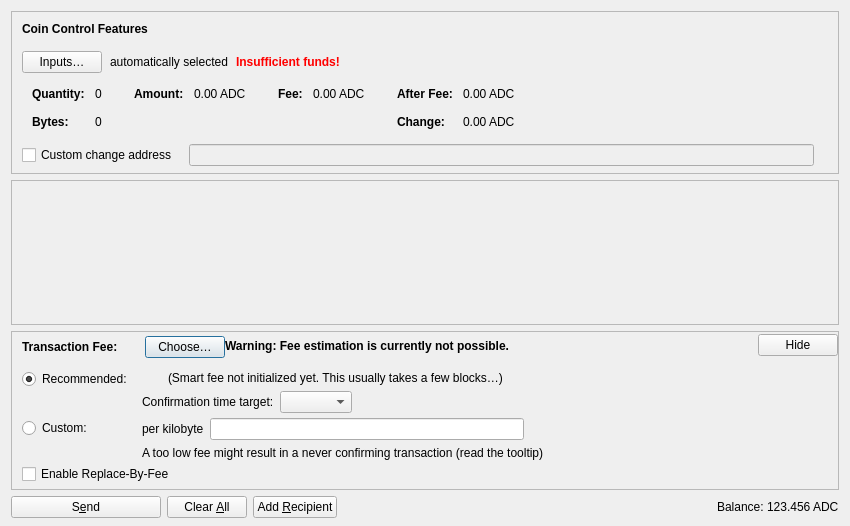
<?xml version="1.0" encoding="UTF-8"?>
<ui version="4.0">
 <class>SendCoinsDialog</class>
 <widget class="QDialog" name="SendCoinsDialog">
  <property name="geometry">
   <rect>
    <x>0</x>
    <y>0</y>
    <width>850</width>
    <height>526</height>
   </rect>
  </property>
  <property name="windowTitle">
   <string>Send Coins</string>
  </property>
  <layout class="QVBoxLayout" name="verticalLayout" stretch="0,1,0,0">
   <property name="bottomMargin">
    <number>8</number>
   </property>
   <item>
    <widget class="QFrame" name="frameCoinControl">
     <property name="sizePolicy">
      <sizepolicy hsizetype="Expanding" vsizetype="Expanding">
       <horstretch>0</horstretch>
       <verstretch>0</verstretch>
      </sizepolicy>
     </property>
     <property name="maximumSize">
      <size>
       <width>16777215</width>
       <height>16777215</height>
      </size>
     </property>
     <property name="frameShape">
      <enum>QFrame::StyledPanel</enum>
     </property>
     <property name="frameShadow">
      <enum>QFrame::Sunken</enum>
     </property>
     <layout class="QVBoxLayout" name="verticalLayoutCoinControl2">
      <property name="spacing">
       <number>0</number>
      </property>
      <property name="leftMargin">
       <number>0</number>
      </property>
      <property name="topMargin">
       <number>0</number>
      </property>
      <property name="rightMargin">
       <number>0</number>
      </property>
      <property name="bottomMargin">
       <number>6</number>
      </property>
      <item>
       <layout class="QVBoxLayout" name="verticalLayoutCoinControl" stretch="0,0,0,0,1">
        <property name="spacing">
         <number>0</number>
        </property>
        <property name="leftMargin">
         <number>10</number>
        </property>
        <property name="topMargin">
         <number>10</number>
        </property>
        <item>
         <layout class="QHBoxLayout" name="horizontalLayoutCoinControl1">
          <property name="bottomMargin">
           <number>15</number>
          </property>
          <item>
           <widget class="QLabel" name="labelCoinControlFeatures">
            <property name="sizePolicy">
             <sizepolicy hsizetype="Preferred" vsizetype="Maximum">
              <horstretch>0</horstretch>
              <verstretch>0</verstretch>
             </sizepolicy>
            </property>
            <property name="font">
             <font>
              <weight>75</weight>
              <bold>true</bold>
             </font>
            </property>
            <property name="styleSheet">
             <string notr="true">font-weight:bold;</string>
            </property>
            <property name="text">
             <string>Coin Control Features</string>
            </property>
           </widget>
          </item>
         </layout>
        </item>
        <item>
         <layout class="QHBoxLayout" name="horizontalLayoutCoinControl2" stretch="0,0,0,0">
          <property name="spacing">
           <number>8</number>
          </property>
          <property name="bottomMargin">
           <number>10</number>
          </property>
          <item>
           <widget class="QPushButton" name="pushButtonCoinControl">
            <property name="styleSheet">
             <string notr="true"/>
            </property>
            <property name="text">
             <string>Inputs…</string>
            </property>
            <property name="autoDefault">
             <bool>false</bool>
            </property>
           </widget>
          </item>
          <item>
           <widget class="QLabel" name="labelCoinControlAutomaticallySelected">
            <property name="text">
             <string>automatically selected</string>
            </property>
            <property name="margin">
             <number>5</number>
            </property>
           </widget>
          </item>
          <item>
           <widget class="QLabel" name="labelCoinControlInsuffFunds">
            <property name="font">
             <font>
              <weight>75</weight>
              <bold>true</bold>
             </font>
            </property>
            <property name="styleSheet">
             <string notr="true">color:red;font-weight:bold;</string>
            </property>
            <property name="text">
             <string>Insufficient funds!</string>
            </property>
            <property name="margin">
             <number>5</number>
            </property>
           </widget>
          </item>
          <item>
           <spacer name="horizontalSpacerCoinControl">
            <property name="orientation">
             <enum>Qt::Horizontal</enum>
            </property>
            <property name="sizeHint" stdset="0">
             <size>
              <width>40</width>
              <height>1</height>
             </size>
            </property>
           </spacer>
          </item>
         </layout>
        </item>
        <item>
         <widget class="QWidget" name="widgetCoinControl" native="true">
          <property name="sizePolicy">
           <sizepolicy hsizetype="Preferred" vsizetype="Preferred">
            <horstretch>0</horstretch>
            <verstretch>0</verstretch>
           </sizepolicy>
          </property>
          <property name="minimumSize">
           <size>
            <width>0</width>
            <height>0</height>
           </size>
          </property>
          <property name="styleSheet">
           <string notr="true"/>
          </property>
          <layout class="QHBoxLayout" name="horizontalLayoutCoinControl5">
           <property name="leftMargin">
            <number>0</number>
           </property>
           <property name="topMargin">
            <number>0</number>
           </property>
           <property name="rightMargin">
            <number>0</number>
           </property>
           <property name="bottomMargin">
            <number>0</number>
           </property>
           <item>
            <layout class="QHBoxLayout" name="horizontalLayoutCoinControl3" stretch="0,0,0,1">
             <property name="spacing">
              <number>20</number>
             </property>
             <property name="topMargin">
              <number>0</number>
             </property>
             <property name="bottomMargin">
              <number>10</number>
             </property>
             <item>
              <layout class="QFormLayout" name="formLayoutCoinControl1">
               <property name="labelAlignment">
                <set>Qt::AlignLeft|Qt::AlignVCenter</set>
               </property>
               <property name="horizontalSpacing">
                <number>10</number>
               </property>
               <property name="verticalSpacing">
                <number>14</number>
               </property>
               <property name="leftMargin">
                <number>10</number>
               </property>
               <property name="topMargin">
                <number>4</number>
               </property>
               <property name="rightMargin">
                <number>6</number>
               </property>
               <item row="0" column="0">
                <widget class="QLabel" name="labelCoinControlQuantityText">
                 <property name="font">
                  <font>
                   <weight>75</weight>
                   <bold>true</bold>
                  </font>
                 </property>
                 <property name="text">
                  <string>Quantity:</string>
                 </property>
                 <property name="margin">
                  <number>0</number>
                 </property>
                </widget>
               </item>
               <item row="0" column="1">
                <widget class="QLabel" name="labelCoinControlQuantity">
                 <property name="cursor">
                  <cursorShape>IBeamCursor</cursorShape>
                 </property>
                 <property name="contextMenuPolicy">
                  <enum>Qt::ActionsContextMenu</enum>
                 </property>
                 <property name="text">
                  <string notr="true">0</string>
                 </property>
                 <property name="margin">
                  <number>0</number>
                 </property>
                 <property name="textInteractionFlags">
                  <set>Qt::LinksAccessibleByMouse|Qt::TextSelectableByKeyboard|Qt::TextSelectableByMouse</set>
                 </property>
                </widget>
               </item>
               <item row="1" column="0">
                <widget class="QLabel" name="labelCoinControlBytesText">
                 <property name="font">
                  <font>
                   <weight>75</weight>
                   <bold>true</bold>
                  </font>
                 </property>
                 <property name="text">
                  <string>Bytes:</string>
                 </property>
                </widget>
               </item>
               <item row="1" column="1">
                <widget class="QLabel" name="labelCoinControlBytes">
                 <property name="cursor">
                  <cursorShape>IBeamCursor</cursorShape>
                 </property>
                 <property name="contextMenuPolicy">
                  <enum>Qt::ActionsContextMenu</enum>
                 </property>
                 <property name="text">
                  <string notr="true">0</string>
                 </property>
                 <property name="textInteractionFlags">
                  <set>Qt::LinksAccessibleByMouse|Qt::TextSelectableByKeyboard|Qt::TextSelectableByMouse</set>
                 </property>
                </widget>
               </item>
              </layout>
             </item>
             <item>
              <layout class="QFormLayout" name="formLayoutCoinControl2">
               <property name="horizontalSpacing">
                <number>10</number>
               </property>
               <property name="verticalSpacing">
                <number>14</number>
               </property>
               <property name="leftMargin">
                <number>6</number>
               </property>
               <property name="topMargin">
                <number>4</number>
               </property>
               <property name="rightMargin">
                <number>6</number>
               </property>
               <item row="0" column="0">
                <widget class="QLabel" name="labelCoinControlAmountText">
                 <property name="font">
                  <font>
                   <weight>75</weight>
                   <bold>true</bold>
                  </font>
                 </property>
                 <property name="text">
                  <string>Amount:</string>
                 </property>
                 <property name="margin">
                  <number>0</number>
                 </property>
                </widget>
               </item>
               <item row="0" column="1">
                <widget class="QLabel" name="labelCoinControlAmount">
                 <property name="cursor">
                  <cursorShape>IBeamCursor</cursorShape>
                 </property>
                 <property name="contextMenuPolicy">
                  <enum>Qt::ActionsContextMenu</enum>
                 </property>
                 <property name="text">
                  <string notr="true">0.00 ADC</string>
                 </property>
                 <property name="textInteractionFlags">
                  <set>Qt::LinksAccessibleByMouse|Qt::TextSelectableByKeyboard|Qt::TextSelectableByMouse</set>
                 </property>
                </widget>
               </item>
              </layout>
             </item>
             <item>
              <layout class="QFormLayout" name="formLayoutCoinControl3">
               <property name="horizontalSpacing">
                <number>10</number>
               </property>
               <property name="verticalSpacing">
                <number>14</number>
               </property>
               <property name="leftMargin">
                <number>6</number>
               </property>
               <property name="topMargin">
                <number>4</number>
               </property>
               <property name="rightMargin">
                <number>6</number>
               </property>
               <item row="0" column="0">
                <widget class="QLabel" name="labelCoinControlFeeText">
                 <property name="font">
                  <font>
                   <weight>75</weight>
                   <bold>true</bold>
                  </font>
                 </property>
                 <property name="text">
                  <string>Fee:</string>
                 </property>
                 <property name="margin">
                  <number>0</number>
                 </property>
                </widget>
               </item>
               <item row="0" column="1">
                <widget class="QLabel" name="labelCoinControlFee">
                 <property name="cursor">
                  <cursorShape>IBeamCursor</cursorShape>
                 </property>
                 <property name="contextMenuPolicy">
                  <enum>Qt::ActionsContextMenu</enum>
                 </property>
                 <property name="text">
                  <string notr="true">0.00 ADC</string>
                 </property>
                 <property name="textInteractionFlags">
                  <set>Qt::LinksAccessibleByMouse|Qt::TextSelectableByKeyboard|Qt::TextSelectableByMouse</set>
                 </property>
                </widget>
               </item>
              </layout>
             </item>
             <item>
              <layout class="QFormLayout" name="formLayoutCoinControl4">
               <property name="labelAlignment">
                <set>Qt::AlignLeft|Qt::AlignVCenter</set>
               </property>
               <property name="horizontalSpacing">
                <number>10</number>
               </property>
               <property name="verticalSpacing">
                <number>14</number>
               </property>
               <property name="leftMargin">
                <number>6</number>
               </property>
               <property name="topMargin">
                <number>4</number>
               </property>
               <property name="rightMargin">
                <number>6</number>
               </property>
               <item row="0" column="0">
                <widget class="QLabel" name="labelCoinControlAfterFeeText">
                 <property name="font">
                  <font>
                   <weight>75</weight>
                   <bold>true</bold>
                  </font>
                 </property>
                 <property name="text">
                  <string>After Fee:</string>
                 </property>
                 <property name="margin">
                  <number>0</number>
                 </property>
                </widget>
               </item>
               <item row="0" column="1">
                <widget class="QLabel" name="labelCoinControlAfterFee">
                 <property name="cursor">
                  <cursorShape>IBeamCursor</cursorShape>
                 </property>
                 <property name="contextMenuPolicy">
                  <enum>Qt::ActionsContextMenu</enum>
                 </property>
                 <property name="text">
                  <string notr="true">0.00 ADC</string>
                 </property>
                 <property name="textInteractionFlags">
                  <set>Qt::LinksAccessibleByMouse|Qt::TextSelectableByKeyboard|Qt::TextSelectableByMouse</set>
                 </property>
                </widget>
               </item>
               <item row="1" column="0">
                <widget class="QLabel" name="labelCoinControlChangeText">
                 <property name="font">
                  <font>
                   <weight>75</weight>
                   <bold>true</bold>
                  </font>
                 </property>
                 <property name="text">
                  <string>Change:</string>
                 </property>
                </widget>
               </item>
               <item row="1" column="1">
                <widget class="QLabel" name="labelCoinControlChange">
                 <property name="cursor">
                  <cursorShape>IBeamCursor</cursorShape>
                 </property>
                 <property name="contextMenuPolicy">
                  <enum>Qt::ActionsContextMenu</enum>
                 </property>
                 <property name="text">
                  <string notr="true">0.00 ADC</string>
                 </property>
                 <property name="textInteractionFlags">
                  <set>Qt::LinksAccessibleByMouse|Qt::TextSelectableByKeyboard|Qt::TextSelectableByMouse</set>
                 </property>
                </widget>
               </item>
              </layout>
             </item>
            </layout>
           </item>
          </layout>
         </widget>
        </item>
        <item>
         <layout class="QHBoxLayout" name="horizontalLayoutCoinControl4" stretch="0,0,0">
          <property name="spacing">
           <number>12</number>
          </property>
          <property name="sizeConstraint">
           <enum>QLayout::SetDefaultConstraint</enum>
          </property>
          <property name="topMargin">
           <number>5</number>
          </property>
          <property name="rightMargin">
           <number>5</number>
          </property>
          <item>
           <widget class="QCheckBox" name="checkBoxCoinControlChange">
            <property name="toolTip">
             <string>If this is activated, but the change address is empty or invalid, change will be sent to a newly generated address.</string>
            </property>
            <property name="text">
             <string>Custom change address</string>
            </property>
           </widget>
          </item>
          <item>
           <widget class="QValidatedLineEdit" name="lineEditCoinControlChange">
            <property name="enabled">
             <bool>false</bool>
            </property>
            <property name="sizePolicy">
             <sizepolicy hsizetype="Expanding" vsizetype="Fixed">
              <horstretch>0</horstretch>
              <verstretch>0</verstretch>
             </sizepolicy>
            </property>
           </widget>
          </item>
          <item>
           <widget class="QLabel" name="labelCoinControlChangeLabel">
            <property name="sizePolicy">
             <sizepolicy hsizetype="Preferred" vsizetype="Expanding">
              <horstretch>0</horstretch>
              <verstretch>0</verstretch>
             </sizepolicy>
            </property>
            <property name="minimumSize">
             <size>
              <width>0</width>
              <height>0</height>
             </size>
            </property>
            <property name="text">
             <string/>
            </property>
            <property name="margin">
             <number>3</number>
            </property>
           </widget>
          </item>
         </layout>
        </item>
        <item>
         <spacer name="verticalSpacerCoinControl">
          <property name="orientation">
           <enum>Qt::Vertical</enum>
          </property>
          <property name="sizeHint" stdset="0">
           <size>
            <width>800</width>
            <height>1</height>
           </size>
          </property>
         </spacer>
        </item>
       </layout>
      </item>
     </layout>
    </widget>
   </item>
   <item>
    <widget class="QScrollArea" name="scrollArea">
     <property name="widgetResizable">
      <bool>true</bool>
     </property>
     <widget class="QWidget" name="scrollAreaWidgetContents">
      <property name="geometry">
       <rect>
        <x>0</x>
        <y>0</y>
        <width>830</width>
        <height>104</height>
       </rect>
      </property>
      <layout class="QVBoxLayout" name="verticalLayout_2" stretch="0,1">
       <property name="leftMargin">
        <number>0</number>
       </property>
       <property name="topMargin">
        <number>0</number>
       </property>
       <property name="rightMargin">
        <number>0</number>
       </property>
       <property name="bottomMargin">
        <number>0</number>
       </property>
       <item>
        <layout class="QVBoxLayout" name="entries">
         <property name="spacing">
          <number>6</number>
         </property>
        </layout>
       </item>
       <item>
        <spacer name="verticalSpacer">
         <property name="orientation">
          <enum>Qt::Vertical</enum>
         </property>
         <property name="sizeHint" stdset="0">
          <size>
           <width>20</width>
           <height>40</height>
          </size>
         </property>
        </spacer>
       </item>
      </layout>
     </widget>
    </widget>
   </item>
   <item>
    <widget class="QFrame" name="frameFee">
     <property name="sizePolicy">
      <sizepolicy hsizetype="Expanding" vsizetype="Expanding">
       <horstretch>0</horstretch>
       <verstretch>0</verstretch>
      </sizepolicy>
     </property>
     <property name="maximumSize">
      <size>
       <width>16777215</width>
       <height>16777215</height>
      </size>
     </property>
     <property name="frameShape">
      <enum>QFrame::StyledPanel</enum>
     </property>
     <property name="frameShadow">
      <enum>QFrame::Sunken</enum>
     </property>
     <layout class="QVBoxLayout" name="verticalLayoutFee1">
      <property name="spacing">
       <number>0</number>
      </property>
      <property name="leftMargin">
       <number>0</number>
      </property>
      <property name="topMargin">
       <number>0</number>
      </property>
      <property name="rightMargin">
       <number>0</number>
      </property>
      <property name="bottomMargin">
       <number>0</number>
      </property>
      <item>
       <layout class="QVBoxLayout" name="verticalLayoutFee2" stretch="0,0,0">
        <property name="spacing">
         <number>0</number>
        </property>
        <property name="leftMargin">
         <number>10</number>
        </property>
        <property name="topMargin">
         <number>0</number>
        </property>
        <item>
         <layout class="QHBoxLayout" name="horizontalLayoutFee1">
          <property name="bottomMargin">
           <number>0</number>
          </property>
          <item>
           <layout class="QVBoxLayout" name="verticalLayoutFee7">
            <property name="spacing">
             <number>0</number>
            </property>
            <item>
             <spacer name="verticalSpacerSmartFee">
              <property name="orientation">
               <enum>Qt::Vertical</enum>
              </property>
              <property name="sizeType">
               <enum>QSizePolicy::Fixed</enum>
              </property>
              <property name="sizeHint" stdset="0">
               <size>
                <width>1</width>
                <height>4</height>
               </size>
              </property>
             </spacer>
            </item>
            <item>
             <layout class="QHBoxLayout" name="horizontalLayoutSmartFee">
              <property name="spacing">
               <number>10</number>
              </property>
              <item>
               <widget class="QLabel" name="labelFeeHeadline">
                <property name="sizePolicy">
                 <sizepolicy hsizetype="Preferred" vsizetype="Maximum">
                  <horstretch>0</horstretch>
                  <verstretch>0</verstretch>
                 </sizepolicy>
                </property>
                <property name="font">
                 <font>
                  <weight>75</weight>
                  <bold>true</bold>
                 </font>
                </property>
                <property name="styleSheet">
                 <string notr="true">font-weight:bold;</string>
                </property>
                <property name="text">
                 <string>Transaction Fee:</string>
                </property>
               </widget>
              </item>
              <item>
               <widget class="QLabel" name="labelFeeMinimized">
                <property name="text">
                 <string/>
                </property>
               </widget>
              </item>
              <item>
               <widget class="QPushButton" name="buttonChooseFee">
                <property name="text">
                 <string>Choose…</string>
                </property>
               </widget>
              </item>
             </layout>
            </item>
            <item>
             <spacer name="verticalSpacer_5">
              <property name="orientation">
               <enum>Qt::Vertical</enum>
              </property>
              <property name="sizeHint" stdset="0">
               <size>
                <width>1</width>
                <height>1</height>
               </size>
              </property>
             </spacer>
            </item>
           </layout>
          </item>
          <item>
           <widget class="QLabel" name="fallbackFeeWarningLabel">
            <property name="toolTip">
             <string>Using the fallbackfee can result in sending a transaction that will take several hours or days (or never) to confirm. Consider choosing your fee manually or wait until you have validated the complete chain.</string>
            </property>
            <property name="font">
            <font>
                <weight>75</weight>
                <bold>true</bold>
            </font>
            </property>
            <property name="text">
             <string>Warning: Fee estimation is currently not possible.</string>
            </property>
            <property name="wordWrap">
             <bool>false</bool>
            </property>
           </widget>
          </item>
          <item>
           <spacer name="horizontalSpacer_4">
            <property name="orientation">
             <enum>Qt::Horizontal</enum>
            </property>
            <property name="sizeType">
             <enum>QSizePolicy::MinimumExpanding</enum>
            </property>
            <property name="sizeHint" stdset="0">
             <size>
              <width>40</width>
              <height>20</height>
             </size>
            </property>
           </spacer>
          </item>
          <item>
           <widget class="QPushButton" name="buttonMinimizeFee">
            <property name="toolTip">
             <string>Hide transaction fee settings</string>
            </property>
            <property name="text">
             <string>Hide</string>
            </property>
           </widget>
          </item>
         </layout>
        </item>
        <item>
         <widget class="QFrame" name="frameFeeSelection">
          <layout class="QVBoxLayout" name="verticalLayoutFee12">
           <property name="spacing">
            <number>0</number>
           </property>
           <property name="leftMargin">
            <number>0</number>
           </property>
           <property name="topMargin">
            <number>0</number>
           </property>
           <property name="rightMargin">
            <number>0</number>
           </property>
           <property name="bottomMargin">
            <number>0</number>
           </property>
           <item>
            <layout class="QGridLayout" name="gridLayoutFee">
             <property name="topMargin">
              <number>10</number>
             </property>
             <property name="bottomMargin">
              <number>4</number>
             </property>
             <property name="horizontalSpacing">
              <number>10</number>
             </property>
             <property name="verticalSpacing">
              <number>4</number>
             </property>
             <item row="1" column="1">
              <layout class="QVBoxLayout" name="verticalLayoutFee8">
               <property name="spacing">
                <number>6</number>
               </property>
               <item>
                <layout class="QHBoxLayout" name="horizontalLayoutFee13">
                 <item>
                  <widget class="QLabel" name="labelCustomPerKilobyte">
                   <property name="toolTip">
                    <string>Specify a custom fee per kB (1,000 bytes) of the transaction's virtual size.

Note:  Since the fee is calculated on a per-byte basis, a fee rate of "100 satoshis per kvB" for a transaction size of 500 virtual bytes (half of 1 kvB) would ultimately yield a fee of only 50 satoshis.</string>
                   </property>
                   <property name="text">
                    <string>per kilobyte</string>
                   </property>
                  </widget>
                 </item>
                 <item>
                  <widget class="AndiacoinAmountField" name="customFee"/>
                 </item>
                 <item>
                  <spacer name="horizontalSpacer_6">
                   <property name="orientation">
                    <enum>Qt::Horizontal</enum>
                   </property>
                   <property name="sizeHint" stdset="0">
                    <size>
                     <width>1</width>
                     <height>1</height>
                    </size>
                   </property>
                  </spacer>
                 </item>
                </layout>
               </item>
               <item>
                <layout class="QHBoxLayout" name="horizontalLayoutFee8">
                 <item>
                  <widget class="QLabel" name="labelCustomFeeWarning">
                   <property name="enabled">
                    <bool>true</bool>
                   </property>
                   <property name="toolTip">
                    <string>When there is less transaction volume than space in the blocks, miners as well as relaying nodes may enforce a minimum fee. Paying only this minimum fee is just fine, but be aware that this can result in a never confirming transaction once there is more demand for andiacoin transactions than the network can process.</string>
                   </property>
                   <property name="text">
                    <string>A too low fee might result in a never confirming transaction (read the tooltip)</string>
                   </property>
                  </widget>
                 </item>
                 <item>
                  <spacer name="horizontalSpacer_2">
                   <property name="orientation">
                    <enum>Qt::Horizontal</enum>
                   </property>
                   <property name="sizeHint" stdset="0">
                    <size>
                     <width>1</width>
                     <height>1</height>
                    </size>
                   </property>
                  </spacer>
                 </item>
                </layout>
               </item>
              </layout>
             </item>
             <item row="0" column="0">
              <layout class="QVBoxLayout" name="verticalLayoutFee4" stretch="0,1">
               <item>
                <widget class="QRadioButton" name="radioSmartFee">
                 <property name="text">
                  <string>Recommended:</string>
                 </property>
                 <property name="checked">
                  <bool>true</bool>
                 </property>
                 <attribute name="buttonGroup">
                  <string notr="true">groupFee</string>
                 </attribute>
                </widget>
               </item>
               <item>
                <spacer name="verticalSpacer_2">
                 <property name="orientation">
                  <enum>Qt::Vertical</enum>
                 </property>
                 <property name="sizeHint" stdset="0">
                  <size>
                   <width>1</width>
                   <height>1</height>
                  </size>
                 </property>
                </spacer>
               </item>
              </layout>
             </item>
             <item row="1" column="0">
              <layout class="QVBoxLayout" name="verticalLayoutFee9" stretch="0,1">
               <item>
                <widget class="QRadioButton" name="radioCustomFee">
                 <property name="text">
                  <string>Custom:</string>
                 </property>
                 <attribute name="buttonGroup">
                  <string notr="true">groupFee</string>
                 </attribute>
                </widget>
               </item>
               <item>
                <spacer name="verticalSpacer_6">
                 <property name="orientation">
                  <enum>Qt::Vertical</enum>
                 </property>
                 <property name="sizeHint" stdset="0">
                  <size>
                   <width>1</width>
                   <height>1</height>
                  </size>
                 </property>
                </spacer>
               </item>
              </layout>
             </item>
             <item row="0" column="1">
              <layout class="QVBoxLayout" name="verticalLayoutFee3" stretch="0,0,1">
               <property name="spacing">
                <number>6</number>
               </property>
               <property name="topMargin">
                <number>2</number>
               </property>
               <item>
                <layout class="QHBoxLayout" name="horizontalLayoutFee12">
                 <item>
                  <widget class="QLabel" name="labelSmartFee">
                   <property name="text">
                    <string/>
                   </property>
                  </widget>
                 </item>
                 <item>
                  <widget class="QLabel" name="labelFeeEstimation">
                   <property name="text">
                    <string/>
                   </property>
                  </widget>
                 </item>
                 <item>
                  <widget class="QLabel" name="labelSmartFee2">
                   <property name="text">
                    <string>(Smart fee not initialized yet. This usually takes a few blocks…)</string>
                   </property>
                  </widget>
                 </item>
                 <item>
                  <spacer name="horizontalSpacer_5">
                   <property name="orientation">
                    <enum>Qt::Horizontal</enum>
                   </property>
                   <property name="sizeHint" stdset="0">
                    <size>
                     <width>1</width>
                     <height>1</height>
                    </size>
                   </property>
                  </spacer>
                 </item>
                </layout>
               </item>
               <item>
                <layout class="QHBoxLayout" name="horizontalLayoutFee9">
                 <item>
                  <layout class="QVBoxLayout" name="verticalLayoutFee6">
                   <item>
                    <widget class="QLabel" name="labelSmartFee3">
                     <property name="text">
                      <string>Confirmation time target:</string>
                     </property>
                    </widget>
                   </item>
                  </layout>
                 </item>
                 <item>
                  <layout class="QVBoxLayout" name="verticalLayoutFee5">
                   <property name="rightMargin">
                    <number>30</number>
                   </property>
                   <item>
                    <layout class="QHBoxLayout" name="horizontalLayoutConfTarget">
                     <property name="bottomMargin">
                      <number>0</number>
                     </property>
                     <item>
                      <widget class="QComboBox" name="confTargetSelector"/>
                     </item>
                     <item>
                      <spacer name="horizontalSpacerConfTarget">
                       <property name="orientation">
                        <enum>Qt::Horizontal</enum>
                       </property>
                       <property name="sizeHint" stdset="0">
                        <size>
                         <width>40</width>
                         <height>20</height>
                        </size>
                       </property>
                      </spacer>
                     </item>
                    </layout>
                   </item>
                  </layout>
                 </item>
                </layout>
               </item>
               <item>
                <spacer name="verticalSpacer_4">
                 <property name="orientation">
                  <enum>Qt::Vertical</enum>
                 </property>
                 <property name="sizeHint" stdset="0">
                  <size>
                   <width>1</width>
                   <height>1</height>
                  </size>
                 </property>
                </spacer>
               </item>
              </layout>
             </item>
            </layout>
           </item>
           <item>
            <widget class="QCheckBox" name="optInRBF">
             <property name="text">
              <string>Enable Replace-By-Fee</string>
             </property>
             <property name="toolTip">
              <string>With Replace-By-Fee (BIP-125) you can increase a transaction's fee after it is sent. Without this, a higher fee may be recommended to compensate for increased transaction delay risk.</string>
             </property>
            </widget>
           </item>
          </layout>
         </widget>
        </item>
        <item>
         <spacer name="verticalSpacerFee">
          <property name="orientation">
           <enum>Qt::Vertical</enum>
          </property>
          <property name="sizeHint" stdset="0">
           <size>
            <width>40</width>
            <height>5</height>
           </size>
          </property>
         </spacer>
        </item>
       </layout>
      </item>
     </layout>
    </widget>
   </item>
   <item>
    <layout class="QHBoxLayout" name="horizontalLayout">
     <item>
      <widget class="QPushButton" name="sendButton">
       <property name="minimumSize">
        <size>
         <width>150</width>
         <height>0</height>
        </size>
       </property>
       <property name="toolTip">
        <string>Confirm the send action</string>
       </property>
       <property name="text">
        <string>S&amp;end</string>
       </property>
       <property name="icon">
        <iconset resource="../andiacoin.qrc">
         <normaloff>:/icons/send</normaloff>:/icons/send</iconset>
       </property>
       <property name="autoDefault">
        <bool>false</bool>
       </property>
       <property name="default">
        <bool>false</bool>
       </property>
      </widget>
     </item>
     <item>
      <widget class="QPushButton" name="clearButton">
       <property name="sizePolicy">
        <sizepolicy hsizetype="Minimum" vsizetype="Fixed">
         <horstretch>0</horstretch>
         <verstretch>0</verstretch>
        </sizepolicy>
       </property>
       <property name="toolTip">
        <string>Clear all fields of the form.</string>
       </property>
       <property name="text">
        <string>Clear &amp;All</string>
       </property>
       <property name="icon">
        <iconset resource="../andiacoin.qrc">
         <normaloff>:/icons/remove</normaloff>:/icons/remove</iconset>
       </property>
       <property name="autoDefault">
        <bool>false</bool>
       </property>
      </widget>
     </item>
     <item>
      <widget class="QPushButton" name="addButton">
       <property name="toolTip">
        <string>Send to multiple recipients at once</string>
       </property>
       <property name="text">
        <string>Add &amp;Recipient</string>
       </property>
       <property name="icon">
        <iconset resource="../andiacoin.qrc">
         <normaloff>:/icons/add</normaloff>:/icons/add</iconset>
       </property>
       <property name="autoDefault">
        <bool>false</bool>
       </property>
      </widget>
     </item>
     <item>
      <spacer name="horizontalSpacer">
       <property name="orientation">
        <enum>Qt::Horizontal</enum>
       </property>
       <property name="sizeHint" stdset="0">
        <size>
         <width>40</width>
         <height>20</height>
        </size>
       </property>
      </spacer>
     </item>
     <item>
      <layout class="QHBoxLayout" name="horizontalLayout_2">
       <property name="spacing">
        <number>3</number>
       </property>
       <item>
        <widget class="QLabel" name="labelBalanceName">
         <property name="sizePolicy">
          <sizepolicy hsizetype="Preferred" vsizetype="Fixed">
           <horstretch>0</horstretch>
           <verstretch>0</verstretch>
          </sizepolicy>
         </property>
         <property name="text">
          <string>Balance:</string>
         </property>
        </widget>
       </item>
       <item>
        <widget class="QLabel" name="labelBalance">
         <property name="sizePolicy">
          <sizepolicy hsizetype="Preferred" vsizetype="Fixed">
           <horstretch>0</horstretch>
           <verstretch>0</verstretch>
          </sizepolicy>
         </property>
         <property name="cursor">
          <cursorShape>IBeamCursor</cursorShape>
         </property>
         <property name="text">
          <string notr="true">123.456 ADC</string>
         </property>
         <property name="textInteractionFlags">
          <set>Qt::LinksAccessibleByMouse|Qt::TextSelectableByKeyboard|Qt::TextSelectableByMouse</set>
         </property>
        </widget>
       </item>
      </layout>
     </item>
    </layout>
   </item>
  </layout>
 </widget>
 <customwidgets>
  <customwidget>
   <class>QValidatedLineEdit</class>
   <extends>QLineEdit</extends>
   <header>qt/qvalidatedlineedit.h</header>
  </customwidget>
  <customwidget>
   <class>AndiacoinAmountField</class>
   <extends>QLineEdit</extends>
   <header>qt/andiacoinamountfield.h</header>
   <container>1</container>
  </customwidget>
 </customwidgets>
 <resources>
  <include location="../andiacoin.qrc"/>
 </resources>
 <connections/>
 <buttongroups>
  <buttongroup name="groupFee"/>
 </buttongroups>
</ui>
